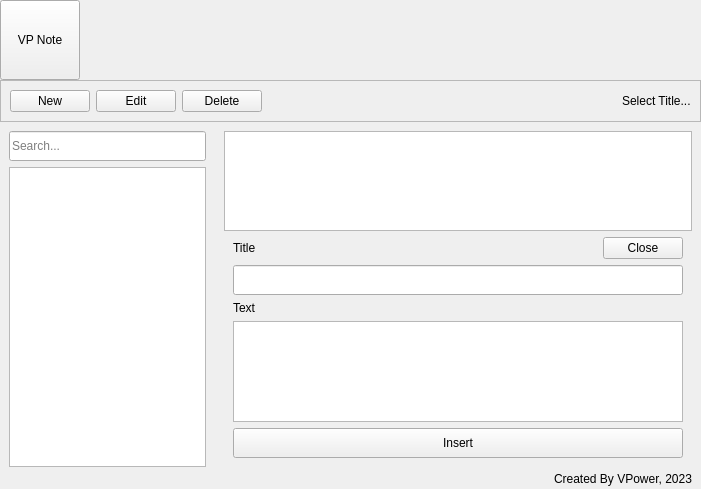
<?xml version="1.0" encoding="UTF-8"?>
<ui version="4.0">
 <class>MainWindow</class>
 <widget class="QMainWindow" name="MainWindow">
  <property name="geometry">
   <rect>
    <x>0</x>
    <y>0</y>
    <width>701</width>
    <height>424</height>
   </rect>
  </property>
  <property name="windowTitle">
   <string>VPowerNote</string>
  </property>
  <property name="styleSheet">
   <string notr="true">alternate-background-color: rgb(255, 255, 255);</string>
  </property>
  <widget class="QWidget" name="centralwidget">
   <property name="styleSheet">
    <string notr="true"/>
   </property>
   <layout class="QVBoxLayout" name="verticalLayout">
    <property name="spacing">
     <number>0</number>
    </property>
    <property name="leftMargin">
     <number>0</number>
    </property>
    <property name="topMargin">
     <number>0</number>
    </property>
    <property name="rightMargin">
     <number>0</number>
    </property>
    <property name="bottomMargin">
     <number>0</number>
    </property>
    <item>
     <widget class="QPushButton" name="pushButton_4">
      <property name="minimumSize">
       <size>
        <width>80</width>
        <height>80</height>
       </size>
      </property>
      <property name="maximumSize">
       <size>
        <width>80</width>
        <height>80</height>
       </size>
      </property>
      <property name="styleSheet">
       <string notr="true"/>
      </property>
      <property name="text">
       <string>VP Note</string>
      </property>
     </widget>
    </item>
    <item>
     <widget class="QFrame" name="frame">
      <property name="frameShape">
       <enum>QFrame::StyledPanel</enum>
      </property>
      <property name="frameShadow">
       <enum>QFrame::Raised</enum>
      </property>
      <layout class="QHBoxLayout" name="horizontalLayout_4">
       <item>
        <widget class="QPushButton" name="pushButton">
         <property name="text">
          <string>New</string>
         </property>
        </widget>
       </item>
       <item>
        <widget class="QPushButton" name="pushButton_3">
         <property name="text">
          <string>Edit</string>
         </property>
        </widget>
       </item>
       <item>
        <widget class="QPushButton" name="pushButton_2">
         <property name="text">
          <string>Delete</string>
         </property>
        </widget>
       </item>
       <item>
        <spacer name="horizontalSpacer">
         <property name="orientation">
          <enum>Qt::Horizontal</enum>
         </property>
         <property name="sizeHint" stdset="0">
          <size>
           <width>40</width>
           <height>20</height>
          </size>
         </property>
        </spacer>
       </item>
       <item>
        <widget class="QLabel" name="label">
         <property name="styleSheet">
          <string notr="true">font: 11pt &quot;MS Shell Dlg 2&quot;;</string>
         </property>
         <property name="text">
          <string>Select Title...</string>
         </property>
        </widget>
       </item>
      </layout>
     </widget>
    </item>
    <item>
     <widget class="QWidget" name="widget" native="true">
      <layout class="QHBoxLayout" name="horizontalLayout">
       <property name="spacing">
        <number>0</number>
       </property>
       <property name="leftMargin">
        <number>0</number>
       </property>
       <property name="topMargin">
        <number>0</number>
       </property>
       <property name="rightMargin">
        <number>0</number>
       </property>
       <property name="bottomMargin">
        <number>0</number>
       </property>
       <item>
        <widget class="QWidget" name="widget_3" native="true">
         <property name="minimumSize">
          <size>
           <width>215</width>
           <height>0</height>
          </size>
         </property>
         <property name="maximumSize">
          <size>
           <width>215</width>
           <height>16777215</height>
          </size>
         </property>
         <property name="styleSheet">
          <string notr="true"/>
         </property>
         <layout class="QVBoxLayout" name="verticalLayout_2">
          <property name="bottomMargin">
           <number>2</number>
          </property>
          <item>
           <widget class="QLineEdit" name="lineEdit">
            <property name="minimumSize">
             <size>
              <width>0</width>
              <height>30</height>
             </size>
            </property>
            <property name="styleSheet">
             <string notr="true">font: 10pt &quot;MS Shell Dlg 2&quot;;</string>
            </property>
            <property name="placeholderText">
             <string>Search...</string>
            </property>
            <property name="clearButtonEnabled">
             <bool>true</bool>
            </property>
           </widget>
          </item>
          <item>
           <widget class="QListWidget" name="listWidget">
            <property name="minimumSize">
             <size>
              <width>0</width>
              <height>300</height>
             </size>
            </property>
            <property name="styleSheet">
             <string notr="true">font: 11pt &quot;MS Shell Dlg 2&quot;;</string>
            </property>
            <property name="viewMode">
             <enum>QListView::ListMode</enum>
            </property>
            <property name="currentRow">
             <number>-1</number>
            </property>
           </widget>
          </item>
         </layout>
        </widget>
       </item>
       <item>
        <widget class="QWidget" name="widget_2" native="true">
         <layout class="QVBoxLayout" name="verticalLayout_3">
          <property name="bottomMargin">
           <number>2</number>
          </property>
          <item>
           <widget class="QPlainTextEdit" name="plainTextEdit">
            <property name="minimumSize">
             <size>
              <width>450</width>
              <height>0</height>
             </size>
            </property>
            <property name="styleSheet">
             <string notr="true">font: 11pt &quot;MS Shell Dlg 2&quot;;
</string>
            </property>
            <property name="readOnly">
             <bool>true</bool>
            </property>
            <property name="plainText">
             <string/>
            </property>
            <property name="backgroundVisible">
             <bool>false</bool>
            </property>
            <property name="centerOnScroll">
             <bool>false</bool>
            </property>
           </widget>
          </item>
          <item>
           <widget class="QWidget" name="newWidget" native="true">
            <layout class="QVBoxLayout" name="verticalLayout_4">
             <property name="topMargin">
              <number>0</number>
             </property>
             <item>
              <widget class="QWidget" name="widget_5" native="true">
               <layout class="QHBoxLayout" name="horizontalLayout_3">
                <property name="spacing">
                 <number>0</number>
                </property>
                <property name="leftMargin">
                 <number>0</number>
                </property>
                <property name="topMargin">
                 <number>0</number>
                </property>
                <property name="rightMargin">
                 <number>0</number>
                </property>
                <property name="bottomMargin">
                 <number>0</number>
                </property>
                <item>
                 <widget class="QLabel" name="label_4">
                  <property name="styleSheet">
                   <string notr="true">font: 10pt &quot;MS Shell Dlg 2&quot;;</string>
                  </property>
                  <property name="text">
                   <string>Title</string>
                  </property>
                 </widget>
                </item>
                <item>
                 <spacer name="horizontalSpacer_3">
                  <property name="orientation">
                   <enum>Qt::Horizontal</enum>
                  </property>
                  <property name="sizeHint" stdset="0">
                   <size>
                    <width>409</width>
                    <height>20</height>
                   </size>
                  </property>
                 </spacer>
                </item>
                <item>
                 <widget class="QPushButton" name="pushButton_6">
                  <property name="text">
                   <string>Close</string>
                  </property>
                 </widget>
                </item>
               </layout>
              </widget>
             </item>
             <item>
              <widget class="QLineEdit" name="newTitle">
               <property name="minimumSize">
                <size>
                 <width>0</width>
                 <height>30</height>
                </size>
               </property>
               <property name="styleSheet">
                <string notr="true">font: 10pt &quot;MS Shell Dlg 2&quot;;</string>
               </property>
              </widget>
             </item>
             <item>
              <widget class="QLabel" name="label_3">
               <property name="styleSheet">
                <string notr="true">font: 10pt &quot;MS Shell Dlg 2&quot;;</string>
               </property>
               <property name="text">
                <string>Text</string>
               </property>
              </widget>
             </item>
             <item>
              <widget class="QPlainTextEdit" name="newText">
               <property name="styleSheet">
                <string notr="true">font: 10pt &quot;MS Shell Dlg 2&quot;;</string>
               </property>
              </widget>
             </item>
             <item>
              <widget class="QPushButton" name="pushButton_5">
               <property name="minimumSize">
                <size>
                 <width>0</width>
                 <height>30</height>
                </size>
               </property>
               <property name="text">
                <string>Insert</string>
               </property>
              </widget>
             </item>
            </layout>
           </widget>
          </item>
         </layout>
        </widget>
       </item>
      </layout>
     </widget>
    </item>
    <item>
     <widget class="QWidget" name="widget_4" native="true">
      <layout class="QHBoxLayout" name="horizontalLayout_2">
       <property name="spacing">
        <number>0</number>
       </property>
       <property name="leftMargin">
        <number>0</number>
       </property>
       <property name="topMargin">
        <number>0</number>
       </property>
       <property name="rightMargin">
        <number>9</number>
       </property>
       <property name="bottomMargin">
        <number>0</number>
       </property>
       <item>
        <spacer name="horizontalSpacer_2">
         <property name="orientation">
          <enum>Qt::Horizontal</enum>
         </property>
         <property name="sizeHint" stdset="0">
          <size>
           <width>40</width>
           <height>20</height>
          </size>
         </property>
        </spacer>
       </item>
       <item>
        <widget class="QLabel" name="label_2">
         <property name="text">
          <string>Created By VPower, 2023</string>
         </property>
        </widget>
       </item>
      </layout>
     </widget>
    </item>
   </layout>
  </widget>
 </widget>
 <resources/>
 <connections/>
</ui>
